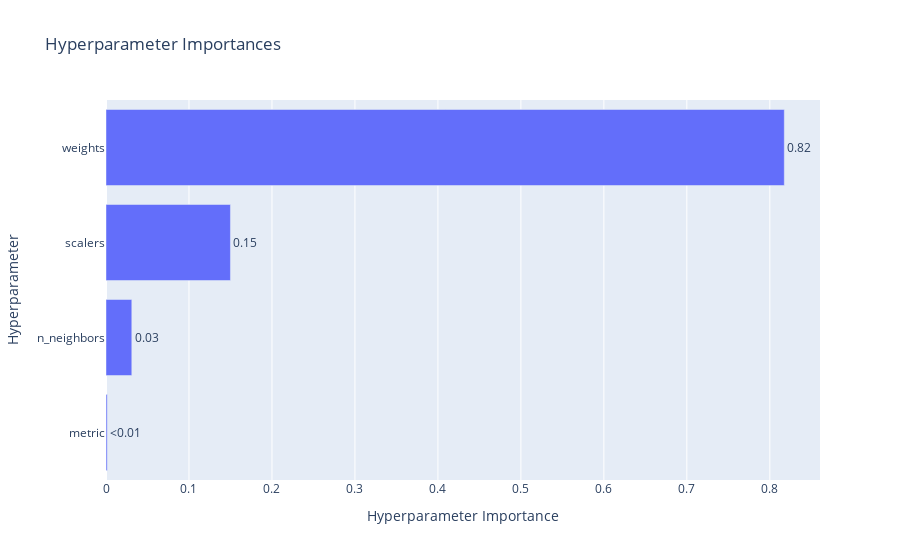

This figure's notebook cell:
### Code cell
# Hyperparameter importances

optuna.visualization.plot_param_importances(study)

### Figure 1 — Plotly figure (JSON) as saved in the notebook; plotly's stock layout.template omitted (floating-point values rounded to 4 significant figures)
{"data": [{"cliponaxis": false, "hovertemplate": ["metric (CategoricalDistribution): 0.0014823879111295643<extra></extra>", "n_neighbors (IntDistribution): 0.03109700160390353<extra></extra>", "scalers (CategoricalDistribution): 0.14997176445528732<extra></extra>", "weights (CategoricalDistribution): 0.8174488460296797<extra></extra>"], "name": "Objective Value", "orientation": "h", "text": ["<0.01", "0.03", "0.15", "0.82"], "textposition": "outside", "type": "bar", "x": [0.001482, 0.0311, 0.15, 0.8174], "y": ["metric", "n_neighbors", "scalers", "weights"]}], "layout": {"title": {"text": "Hyperparameter Importances"}, "xaxis": {"title": {"text": "Hyperparameter Importance"}}, "yaxis": {"title": {"text": "Hyperparameter"}}}}
